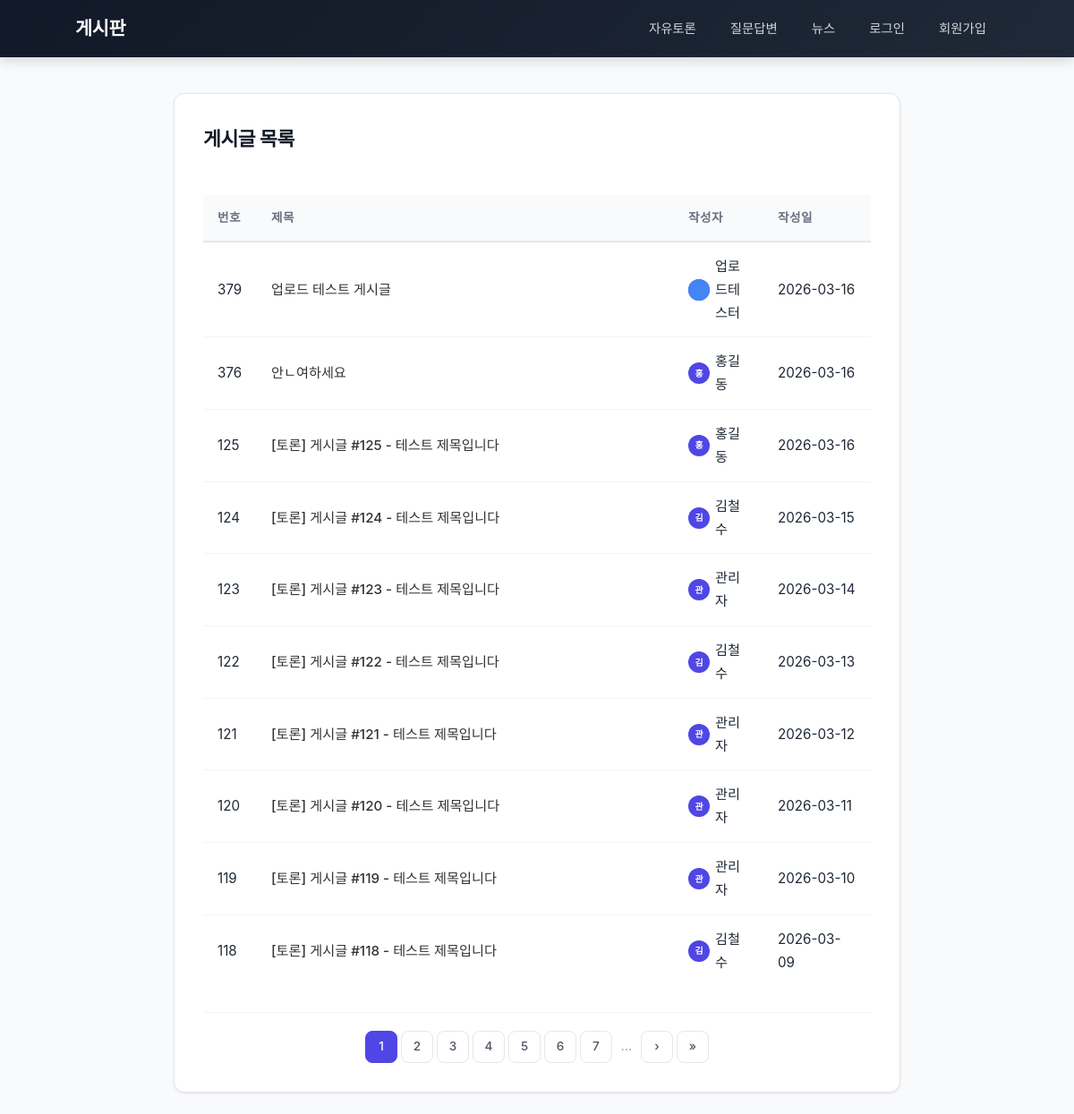
/post/list?category=discussion, run on the app's committed database.
### tables this page shows
CREATE TABLE posts (
                id INTEGER PRIMARY KEY AUTOINCREMENT,
                user_id INTEGER NOT NULL,
                category TEXT NOT NULL DEFAULT 'discussion',
                title TEXT NOT NULL,
                content TEXT NOT NULL,
                created_at DATETIME DEFAULT CURRENT_TIMESTAMP,
                updated_at DATETIME DEFAULT CURRENT_TIMESTAMP,
                FOREIGN KEY (user_id) REFERENCES users(id) ON DELETE CASCADE
            );

CREATE TABLE uploads (
                id INTEGER PRIMARY KEY AUTOINCREMENT,
                user_id INTEGER NOT NULL,
                original_name TEXT NOT NULL,
                stored_name TEXT NOT NULL,
                path TEXT NOT NULL,
                mime_type TEXT NOT NULL,
                file_size INTEGER NOT NULL,
                created_at DATETIME DEFAULT CURRENT_TIMESTAMP,
                FOREIGN KEY (user_id) REFERENCES users(id) ON DELETE CASCADE
            );

CREATE TABLE users (
                id INTEGER PRIMARY KEY AUTOINCREMENT,
                name TEXT NOT NULL,
                email TEXT NOT NULL UNIQUE,
                password TEXT NOT NULL,
                created_at DATETIME DEFAULT CURRENT_TIMESTAMP,
                updated_at DATETIME DEFAULT CURRENT_TIMESTAMP
            , profile_photo_id INTEGER DEFAULT NULL);

### Utils/Db.php (called while the page is built, shortened)
<?php
class Db
{
    private static ?Db $instance = null;
    private \PDO $pdo;
    private function __construct(bool $inMemory = false)
    {
        if ($inMemory) {
            $this->pdo = new \PDO('sqlite::memory:');
        } else {
            $dbPath = __DIR__ . '/../data/database.sqlite';
            $this->pdo = new \PDO('sqlite:' . $dbPath);
        }
        $this->pdo->setAttribute(\PDO::ATTR_ERRMODE, \PDO::ERRMODE_EXCEPTION);
        $this->pdo->setAttribute(\PDO::ATTR_DEFAULT_FETCH_MODE, \PDO::FETCH_ASSOC);
        if (!$inMemory) {
            $this->pdo->exec('PRAGMA journal_mode=WAL');
        }
        $this->pdo->exec('PRAGMA foreign_keys=ON');
        $this->initTables();
    }
    public static function getInstance(): self
    {
        if (self::$instance === null) {
            self::$instance = new self();
        }
        return self::$instance;
    }
    public function getPdo(): \PDO
    {
        return $this->pdo;
    }
    private function initTables(): void
    {
        $this->pdo->exec('
            CREATE TABLE IF NOT EXISTS users (
                id INTEGER PRIMARY KEY AUTOINCREMENT,
                name TEXT NOT NULL,
                email TEXT NOT NULL UNIQUE,
                password TEXT NOT NULL,
                created_at DATETIME DEFAULT CURRENT_TIMESTAMP,
                updated_at DATETIME DEFAULT CURRENT_TIMESTAMP
            )
        ');
        $this->pdo->exec('
            CREATE TABLE IF NOT EXISTS posts (
                id INTEGER PRIMARY KEY AUTOINCREMENT,
                user_id INTEGER NOT NULL,
                category TEXT NOT NULL DEFAULT \'discussion\',
                title TEXT NOT NULL,
                content TEXT NOT NULL,
                created_at DATETIME DEFAULT CURRENT_TIMESTAMP,
                updated_at DATETIME DEFAULT CURRENT_TIMESTAMP,
                FOREIGN KEY (user_id) REFERENCES users(id) ON DELETE CASCADE
            )
        ');
        $this->pdo->exec('
            CREATE TABLE IF NOT EXISTS uploads (
                id INTEGER PRIMARY KEY AUTOINCREMENT,
                user_id INTEGER NOT NULL,
                original_name TEXT NOT NULL,
                stored_name TEXT NOT NULL,
                path TEXT NOT NULL,
                mime_type TEXT NOT NULL,
                file_size INTEGER NOT NULL,
                created_at DATETIME DEFAULT CURRENT_TIMESTAMP,
                FOREIGN KEY (user_id) REFERENCES users(id) ON DELETE CASCADE
            )
        ');
        $this->pdo->exec('
            CREATE TABLE IF NOT EXISTS comments (
                id INTEGER PRIMARY KEY AUTOINCREMENT,
                post_id INTEGER NOT NULL,
                user_id INTEGER NOT NULL,
                parent_id INTEGER DEFAULT NULL,
                content TEXT NOT NULL,
                created_at DATETIME DEFAULT CURRENT_TIMESTAMP,
                updated_at DATETIME DEFAULT CURRENT_TIMESTAMP,
                FOREIGN KEY (post_id) REFERENCES posts(id) ON DELETE CASCADE,
                FOREIGN KEY (user_id) REFERENCES users(id) ON DELETE CASCADE,
                FOREIGN KEY (parent_id) REFERENCES comments(id) ON DELETE CASCADE
            )
        ');
        $this->pdo->exec('
            CREATE TABLE IF NOT EXISTS post_attachments (
                id INTEGER PRIMARY KEY AUTOINCREMENT,
                post_id INTEGER NOT NULL,
                upload_id INTEGER NOT NULL,
                FOREIGN KEY (post_id) REFERENCES posts(id) ON DELETE CASCADE,
                FOREIGN KEY (upload_id) REFERENCES uploads(id) ON DELETE CASCADE
            )
        ');
        $columns = $this->pdo->query('PRAGMA table_info(users)')->fetchAll();
        $columnNames = array_column($columns, 'name');
    }
}

### lib/post/PostRepository.php (called while the page is built, shortened)
<?php
class PostRepository
{
    private \PDO $pdo;
    public function __construct()
    {
        $this->pdo = Db::getInstance()->getPdo();
    }
    public function findByCategory(string $category, int $page = 1, int $perPage = 10): array
    {
        $offset = ($page - 1) * $perPage;
        $stmt = $this->pdo->prepare('
            SELECT p.*, u.name as author_name, up.path as author_photo_path
            FROM posts p
            JOIN users u ON p.user_id = u.id
            LEFT JOIN uploads up ON u.profile_photo_id = up.id
            WHERE p.category = :category
            ORDER BY p.id DESC
            LIMIT :limit OFFSET :offset
        ');
        $stmt->bindValue('category', $category);
        $stmt->bindValue('limit', $perPage, \PDO::PARAM_INT);
        $stmt->bindValue('offset', $offset, \PDO::PARAM_INT);
        $stmt->execute();
        $rows = $stmt->fetchAll();
        return array_map(fn($row) => new PostEntity($row), $rows);
    }
    public function countByCategory(string $category): int
    {
        $stmt = $this->pdo->prepare('SELECT COUNT(*) FROM posts WHERE category = :category');
        $stmt->execute(['category' => $category]);
        return (int)$stmt->fetchColumn();
    }
}

### lib/post/PostService.php (called while the page is built, shortened)
<?php
class PostService
{
    private PostRepository $repository;
    public function __construct()
    {
        $this->repository = new PostRepository();
    }
    public function getListByCategory(string $category, int $page = 1, int $perPage = 10): array
    {
        $posts = $this->repository->findByCategory($category, $page, $perPage);
        $totalCount = $this->repository->countByCategory($category);
        $totalPages = max(1, (int)ceil($totalCount / $perPage));
        return [
            'posts' => $posts,
            'total_count' => $totalCount,
            'current_page' => $page,
            'total_pages' => $totalPages,
            'per_page' => $perPage,
            'category' => $category,
        ];
    }
}

### lib/post/PostEntity.php (called while the page is built, shortened)
<?php
class PostEntity
{
    public ?string $author_photo_path;
    public function __construct(array $data = [])
    {
        $this->id = $data['id'] ?? null;
        $this->title = $data['title'] ?? '';
        $this->created_at = $data['created_at'] ?? null;
        $this->author_name = $data['author_name'] ?? null;
        $this->author_photo_path = $data['author_photo_path'] ?? null;
    }
    public function getAuthorPhotoUrl(): ?string
    {
        return $this->author_photo_path ? '/' . $this->author_photo_path : null;
    }
}

### views/post/list.php (the view, shortened to what this page needs)
<?php
$service = new \lib\post\PostService();
$page = max(1, (int)($_GET['page'] ?? 1));
$category = $_GET['category'] ?? '';
if ($category && in_array($category, \lib\post\PostService::CATEGORIES, true)) {
    $data = $service->getListByCategory($category, $page);
} else {
    $data = $service->getList($page);
    $pageTitle = '게시글 목록';
    $category = '';
}
require __DIR__ . '/../layout/header.php';
?>
<div class="card">
    <div style="display: flex; justify-content: space-between; align-items: center;" class="mb-20">
        <h2>게시글 목록</h2>
    </div>
    <?php if (empty($data['posts'])): ?>
        <p style="text-align: center; padding: 40px 0; color: #999;">게시글이 없습니다.</p>
    <?php else: ?>
        <table>
            <thead>
                <tr>
                    <th style="width: 60px;">번호</th>
                    <th>제목</th>
                    <th style="width: 100px;">작성자</th>
                    <th style="width: 120px;">작성일</th>
                </tr>
            </thead>
            <tbody>
                <?php foreach ($data['posts'] as $post): ?>
                    <tr>
                        <td><?= $post->id ?></td>
                        <td><a href="/post/view?id=<?= $post->id ?>" style="color: #333; text-decoration: none;"><?= htmlspecialchars($post->title) ?></a></td>
                        <td>
                            <span class="author-info">
                                <span class="avatar avatar-sm">
                                    <?php if ($post->getAuthorPhotoUrl()): ?>
                                        <img src="<?= htmlspecialchars($post->getAuthorPhotoUrl()) ?>" alt="">
                                    <?php else: ?>
                                        <?= mb_substr($post->author_name ?? '', 0, 1) ?>
                                    <?php endif; ?>
                                </span>
                                <?= htmlspecialchars($post->author_name ?? '') ?>
                            </span>
                        </td>
                        <td><?= date('Y-m-d', strtotime($post->created_at)) ?></td>
                    </tr>
                <?php endforeach; ?>
            </tbody>
        </table>
        <?php if ($data['total_pages'] > 1): ?>
            <?php
            $baseUrl = '/post/list?' . ($category ? 'category=' . urlencode($category) . '&' : '');
            $cur = $data['current_page'];
            $total = $data['total_pages'];
            $maxVisible = 7;
            $startPage = max(1, $cur - (int)floor($maxVisible / 2));
            $endPage = min($total, $startPage + $maxVisible - 1);
            $startPage = max(1, $endPage - $maxVisible + 1);
            ?>
            <div class="pagination">
                <?php for ($i = $startPage; $i <= $endPage; $i++): ?>
                    <?php if ($i === $cur): ?>
                        <span class="active"><?= $i ?></span>
                    <?php else: ?>
                        <a href="<?= $baseUrl ?>page=<?= $i ?>"><?= $i ?></a>
                    <?php endif; ?>
                <?php endfor; ?>
                <?php if ($endPage < $total): ?>
                    <span class="dots">&hellip;</span>
                <?php endif; ?>
                <?php if ($cur < $total): ?>
                    <a href="<?= $baseUrl ?>page=<?= $cur + 1 ?>" title="다음">&rsaquo;</a>
                    <a href="<?= $baseUrl ?>page=<?= $total ?>" title="마지막">&raquo;</a>
                <?php endif; ?>
            </div>
        <?php endif; ?>
    <?php endif; ?>
</div>
<?php require __DIR__ . '/../layout/footer.php'; ?>

### views/layout/header.php (style rules this page uses)
:root { --primary: #4f46e5; --primary-hover: #4338ca; --primary-light: #eef2ff; --danger: #ef4444; --danger-hover: #dc2626; --success: #10b981; --success-bg: #ecfdf5; --success-border: #a7f3d0; --success-text: #065f46; --error-bg: #fef2f2; --error-border: #fecaca; --error-text: #991b1b; --gray-50: #f9fafb; --gray-100: #f3f4f6; --gray-200: #e5e7eb; --gray-300: #d1d5db; --gray-400: #9ca3af; --gray-500: #6b7280; --gray-600: #4b5563; --gray-700: #374151; --gray-800: #1f2937; --gray-900: #111827; --radius: 12px; --radius-sm: 8px; --shadow: 0 1px 3px rgba(0,0,0,0.06), 0 1px 2px rgba(0,0,0,0.04); --shadow-md: 0 4px 6px -1px rgba(0,0,0,0.07), 0 2px 4px -2px rgba(0,0,0,0.05); --shadow-lg: 0 10px 15px -3px rgba(0,0,0,0.08), 0 4px 6px -4px rgba(0,0,0,0.04); --transition: all 0.2s cubic-bezier(0.4, 0, 0.2, 1); }
* { margin: 0; padding: 0; box-sizing: border-box; }
body { font-family: 'Noto Sans KR', -apple-system, BlinkMacSystemFont, 'Segoe UI', sans-serif; background: var(--gray-50); color: var(--gray-800); line-height: 1.7; -webkit-font-smoothing: antialiased; }
.card { background: #fff; border-radius: var(--radius); padding: 32px; box-shadow: var(--shadow); margin-bottom: 24px; border: 1px solid var(--gray-200); transition: var(--transition); }
.card h1, .card h2 { color: var(--gray-900); font-weight: 700; letter-spacing: -0.02em; }
.card h2 { font-size: 1.35em; margin-bottom: 24px; }
table { width: 100%; border-collapse: collapse; }
table th, table td { padding: 14px 16px; text-align: left; }
table th { background: var(--gray-50); font-weight: 600; font-size: 0.85em; color: var(--gray-500); text-transform: uppercase; letter-spacing: 0.04em; border-bottom: 2px solid var(--gray-200); }
table td { border-bottom: 1px solid var(--gray-100); font-size: 0.95em; }
table tbody tr { transition: var(--transition); }
table tbody tr:last-child td { border-bottom: none; }
table td a { color: var(--gray-800); text-decoration: none; font-weight: 500; transition: var(--transition); }
.pagination { display: flex; justify-content: center; align-items: center; flex-wrap: wrap; gap: 4px; margin-top: 28px; padding-top: 20px; border-top: 1px solid var(--gray-100); }
.pagination a, .pagination span { display: inline-flex; align-items: center; justify-content: center; min-width: 36px; height: 36px; padding: 0 10px; border: 1.5px solid var(--gray-200); border-radius: var(--radius-sm); text-decoration: none; color: var(--gray-600); font-size: 0.85em; font-weight: 500; transition: var(--transition); }
.pagination .active { background: var(--primary); color: #fff; border-color: var(--primary); }
.pagination .dots { border: none; color: var(--gray-400); min-width: 24px; padding: 0; cursor: default; }
.avatar { width: 32px; height: 32px; border-radius: 50%; object-fit: cover; background: var(--primary); display: inline-flex; align-items: center; justify-content: center; font-size: 0.75em; font-weight: 700; color: #fff; flex-shrink: 0; overflow: hidden; }
.avatar img { width: 100%; height: 100%; object-fit: cover; }
.avatar-sm { width: 24px; height: 24px; font-size: 0.65em; }
.author-info { display: flex; align-items: center; gap: 6px; }
.mb-20 { margin-bottom: 20px; }

### data on the page
posts: id "379", title "업로드 테스트 게시글", uploads.path (picture), user.name "업로드테스터", created_at "2026-03-16"
posts: id "376", title "안ㄴ여하세요", user.name "홍", user.name "홍길동", created_at "2026-03-16"
posts: id "125", title "[토론] 게시글 #125 - 테스트 제목입니다", user.name "홍", user.name "홍길동", created_at "2026-03-16"
posts: id "124", title "[토론] 게시글 #124 - 테스트 제목입니다", user.name "김", user.name "김철수", created_at "2026-03-15"
posts: id "123", title "[토론] 게시글 #123 - 테스트 제목입니다", user.name "관", user.name "관리자", created_at "2026-03-14"
posts: id "122", title "[토론] 게시글 #122 - 테스트 제목입니다", user.name "김", user.name "김철수", created_at "2026-03-13"
posts: id "121", title "[토론] 게시글 #121 - 테스트 제목입니다", user.name "관", user.name "관리자", created_at "2026-03-12"
posts: id "120", title "[토론] 게시글 #120 - 테스트 제목입니다", user.name "관", user.name "관리자", created_at "2026-03-11"
posts: id "119", title "[토론] 게시글 #119 - 테스트 제목입니다", user.name "관", user.name "관리자", created_at "2026-03-10"
posts: id "118", title "[토론] 게시글 #118 - 테스트 제목입니다", user.name "김", user.name "김철수", created_at "2026-03-09"
